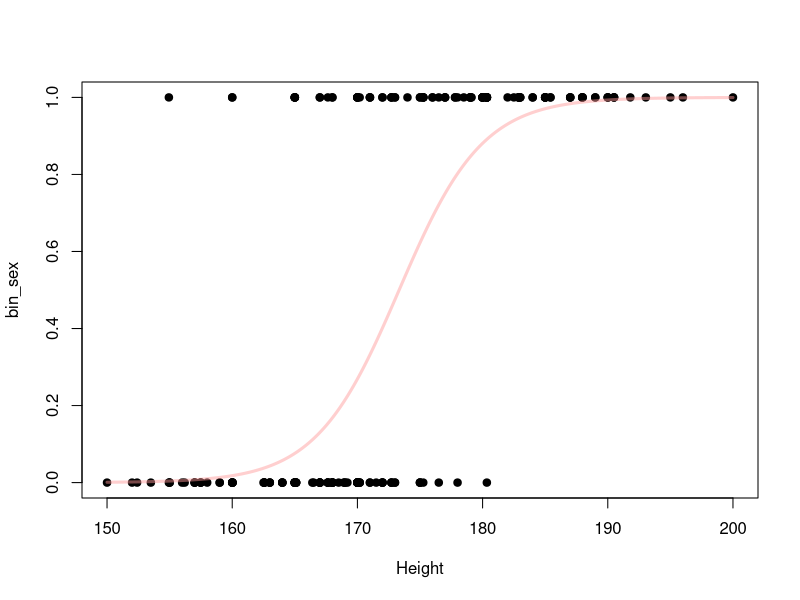
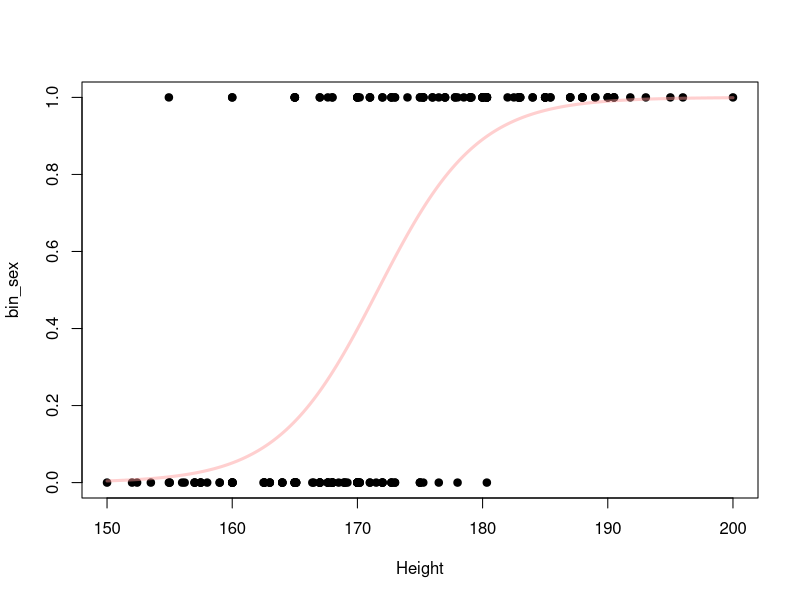
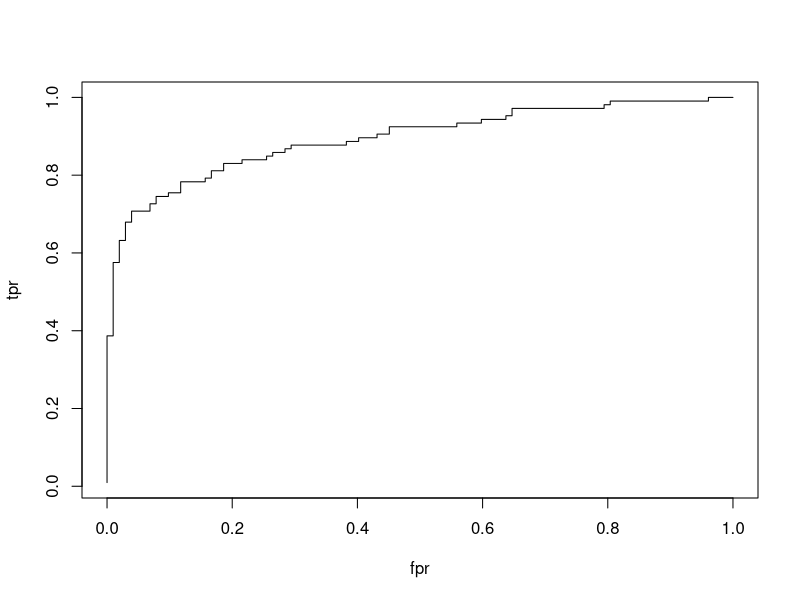
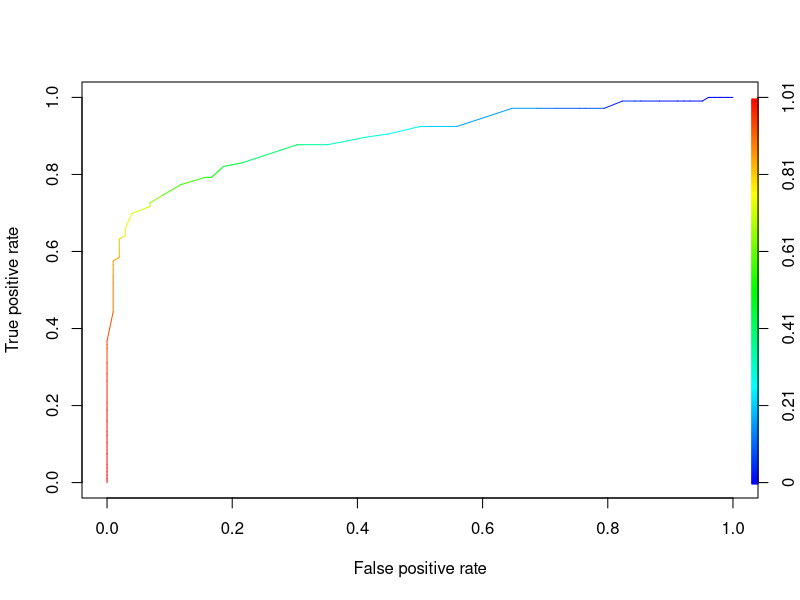

Generate these figures, in order, with R:
## ---- chunk 1
knitr::opts_chunk$set(echo = TRUE)
library(ROCR)
## ---- chunk 2
survey_data <- MASS::survey

survey_data <- survey_data[
  !(is.na(survey_data$Sex)|is.na(survey_data$Height)),]
survey_data$bin_sex[survey_data$Sex=="Female"] <- 0
survey_data$bin_sex[survey_data$Sex=="Male"] <- 1

plot(
  bin_sex ~ Height,
  data=survey_data,
  pch=19)

alpha <- -52
beta <- 0.3

flog <- 1 / (1+ exp(-(alpha+beta*seq(150,200,0.1))))

lines(
  y=flog,
  x=seq(150,200,0.1),
  col="#FF999977",
  lwd=3
)
## ---- chunk 3
my_model <- glm(
  bin_sex ~ Height,
  data=survey_data,
  family="binomial"
)
summary(my_model)
coefficients(my_model)

?glm
## ---- chunk 4
alpha <- coefficients(my_model)[1]
beta <- coefficients(my_model)[2]

fitted_logistic <- function(x) {
  1/(1+exp(-(alpha+beta*x)))
}

plot(
  bin_sex ~ Height,
  data=survey_data,
  pch=19)

flog <- fitted_logistic(seq(150,200,0.1))

lines(
  y=flog,
  x=seq(150,200,0.1),
  col="#FF999977",
  lwd=3
)

# Calculamos los intervalos de confianza
confint(my_model)
## ---- chunk 5
roc_data <- data.frame(
  pred=fitted_logistic(survey_data$Height),
  label=survey_data$bin_sex
)

roc_data <- roc_data[order(roc_data$pred,decreasing = TRUE),]

total_pos <- sum(roc_data$label)
total_neg <- sum(1-roc_data$label)

tpr <- cumsum(roc_data$label)/total_pos
fpr <- cumsum(1-roc_data$label)/total_neg

plot(
  y=tpr,
  x=fpr,
  type="l"
)
## ---- chunk 6
data(ROCR.simple)

pred <- prediction(
  predictions = fitted_logistic(survey_data$Height),
  labels = survey_data$bin_sex
)


perf <- performance(pred,"tpr","fpr")
plot(perf,colorize=TRUE)

auc_value <- performance(pred, "auc")@y.values[[1]]
auc_value
